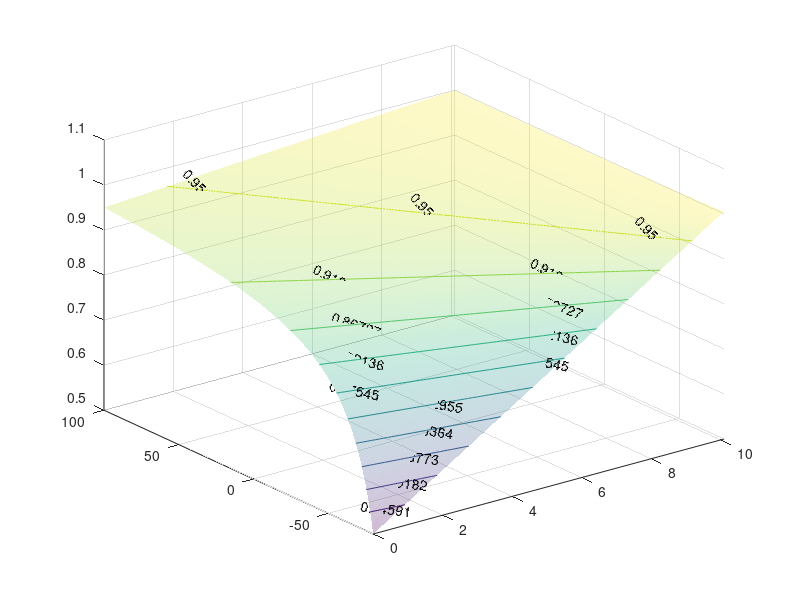

Here is the MATLAB script that generated this plot: (Note: this script raises an error after producing the figure.)
f = @(P_aero,P_etc,P_AD,gm,DRR) (P_aero.*(DRR+gm)+P_etc.*(1+gm)+P_AD./5)./(P_aero.*(1+gm)+P_etc.*(1+gm))
gm=-0.8+eps:0.01:1+eps
P_aero=10
P_etc=10
P_AD=0:0.1:10.1
DRR=0.8

[gm_,P_AD_]=meshgrid(gm,P_AD)
[gm__,P_AD__]=meshgrid(downsample(gm,11),downsample(P_AD,11))

figure
surf(P_AD_,100*gm_,f(P_aero,P_etc,P_AD_,gm_,DRR),'FaceColor','flat','EdgeColor','none','FaceAlpha',0.25)
hold on
contour3(P_AD_,100*gm_,f(P_aero,P_etc,P_AD_,gm_,DRR),'ShowText','on','ZLocation','zmin','FaceAlpha',0.5)
xlabel('P_{AD}/(P_{aero,ref}+P_{etc,ref}) [%]')
ylabel('P_{grvt}/(P_{aero,ref}+P_{etc,ref}) [%]')
zlabel('NPC')
view(3)
scatter(0,0,0.9,'red','filled')